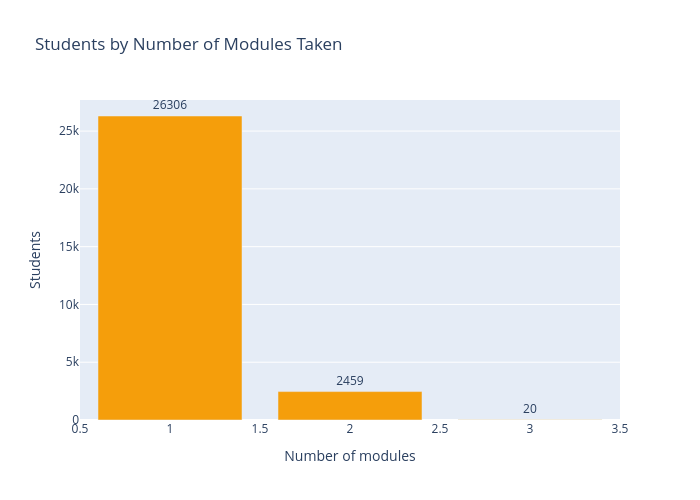

Notebook code for this chart:
### Markdown cell above
<div style="background:#fff7ed; border:1px solid #fdba74; border-left:5px solid #ea580c; padding:16px 20px; border-radius:12px; font-family:Segoe UI, Arial, sans-serif; color:#1e293b;">

<p style="font-size:16px; margin-top:0; color:#c2410c;">
<b>🔎 Observation</b>
</p>

<p style="font-size:15.5px; line-height:1.8; color:#334155; margin-bottom:0;">
Most students are enrolled in only one module, while a smaller group appears in multiple modules. This is important because student behavior and outcomes may vary across modules and presentations, which can affect feature engineering and later predictive analysis.
</p>

</div>

### Code cell
import plotly.express as px

# Create a bar chart showing how many students took 1, 2, or more modules.
fig = px.bar(
    students_by_module_count,
    x="number_of_modules",
    y="students",
    text="students",
    title="Students by Number of Modules Taken"
)

# Customize bar color and display values above the bars.
fig.update_traces(
    marker_color="#f59e0b",
    textposition="outside"
)

# Improve chart readability.
fig.update_layout(
    xaxis_title="Number of modules",
    yaxis_title="Students",
    width=700,
    height=500,
    showlegend=False
)

fig.show()

### Figure 1 — Plotly figure (JSON) as saved in the notebook; plotly's stock layout.template omitted (floating-point values rounded to 4 significant figures)
{"data": [{"hovertemplate": "number_of_modules=%{x}<br>students=%{text}<extra></extra>", "legendgroup": "", "marker": {"color": "#f59e0b", "pattern": {"shape": ""}}, "name": "", "orientation": "v", "showlegend": false, "text": [26310.0, 2459.0, 20.0], "textposition": "outside", "type": "bar", "x": [1, 2, 3], "xaxis": "x", "y": [26306, 2459, 20], "yaxis": "y"}], "layout": {"barmode": "relative", "height": 500, "legend": {"tracegroupgap": 0}, "showlegend": false, "title": {"text": "Students by Number of Modules Taken"}, "width": 700, "xaxis": {"anchor": "y", "domain": [0, 1], "title": {"text": "Number of modules"}}, "yaxis": {"anchor": "x", "domain": [0, 1], "title": {"text": "Students"}}}}
